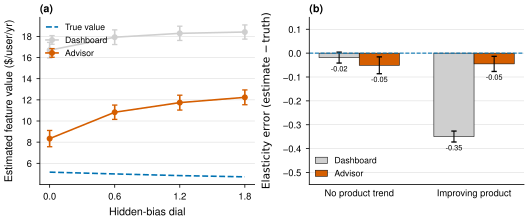

Recreate this plot in Python.
"""What each method believes vs the truth. Regenerate:
uv run --no-project --with matplotlib --with numpy python estimates-vs-truth.py
(from figs/; reads the run CSVs copied here)
"""
import csv
from collections import defaultdict

import numpy as np
from orx_figstyle import PALETTE, MUTED, TEXT, figure_grid, panel_labels, save, use_style

COLORS = {"naive": MUTED, "advisor": PALETTE["red"], "true": PALETTE["blue"]}


def rows(path):
    with open(path) as f:
        yield from csv.DictReader(f)


def mean_ci(vals):
    v = np.array(vals)
    return v.mean(), 1.96 * v.std(ddof=1) / np.sqrt(len(v))


def main():
    use_style()
    fig, axes = figure_grid(1, 2, width=TEXT, ratio=0.42)

    # (a) packaging: estimated $ value of feature access vs hidden-bias dial
    est = defaultdict(lambda: defaultdict(list))
    truth = defaultdict(list)
    for r in rows("packaging-results.csv"):
        if r["method"] in ("naive", "advisor") and r["tau_hat"] != "nan":
            est[r["method"]][float(r["conf"])].append(float(r["tau_hat"]))
        if r["method"] == "naive":
            truth[float(r["conf"])].append(float(r["tau_true"]))
    confs = sorted(truth)
    ax = axes[0]
    for m, label in [("naive", "Dashboard"), ("advisor", "Advisor")]:
        mu = [mean_ci(est[m][c])[0] for c in confs]
        hw = [mean_ci(est[m][c])[1] for c in confs]
        ax.errorbar(confs, mu, yerr=hw, marker="o", capsize=2,
                    color=COLORS[m if m != "naive" else "naive"], label=label)
    tmu = [np.mean(truth[c]) for c in confs]
    ax.plot(confs, tmu, "--", color=COLORS["true"], label="True value")
    ax.set_xlabel("Hidden-bias dial")
    ax.set_ylabel("Estimated feature value (\\$/user/yr)")
    ax.set_xticks(confs)
    ax.legend(fontsize=6.5, loc="upper left")

    # (b) pricing: elasticity error of each method, with and without a quality trend
    err = defaultdict(lambda: defaultdict(list))
    for r in rows("pricing-results.csv"):
        if r["has_var"] == "1" and r["method"] in ("naive", "advisor") \
                and r["b_hat"] not in ("nan", ""):
            err[r["method"]][float(r["drift"])].append(
                float(r["b_hat"]) - float(r["b_p"]))
    ax = axes[1]
    drifts = sorted(err["naive"])
    x = np.arange(len(drifts))
    w = 0.35
    for i, (m, label) in enumerate([("naive", "Dashboard"), ("advisor", "Advisor")]):
        mu = [mean_ci(err[m][d])[0] for d in drifts]
        hw = [mean_ci(err[m][d])[1] for d in drifts]
        bars = ax.bar(x + (i - 0.5) * w, mu, w, yerr=hw, capsize=2,
                      color=COLORS[m if m != "naive" else "naive"], label=label,
                      edgecolor="black", linewidth=0.4,
                      error_kw=dict(linewidth=0.8))
        ax.bar_label(bars, fmt="%+.2f", fontsize=5.5, padding=2)
    ax.axhline(0, color=PALETTE["blue"], linestyle="--", linewidth=0.8)
    ax.set_xticks(x, ["No product trend", "Improving product"])
    ax.set_ylabel("Elasticity error (estimate $-$ truth)")
    ax.set_ylim(-0.55, 0.15)
    ax.tick_params(axis="x", length=0)
    ax.legend(fontsize=6.5, loc="lower left")

    panel_labels(axes)
    save(fig, "estimates-vs-truth")


if __name__ == "__main__":
    main()
